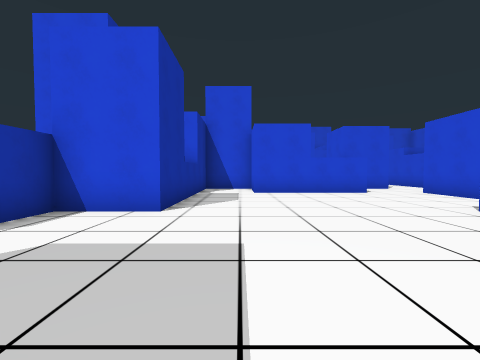
view 1 (above)

24 first-person views from a walk through a level from a Godot 3-D game. The camera is 1.5 m above the floor, tilts 2° down and sees 90° across. The floor is counted in squares, 2 m on a side. Each view is taken from the middle of a square. On the plan, view 1 faces up. The plan holds only what a view shows up to about 9 squares ahead; the rest is blank. The place goes on beyond the plan.

view 2
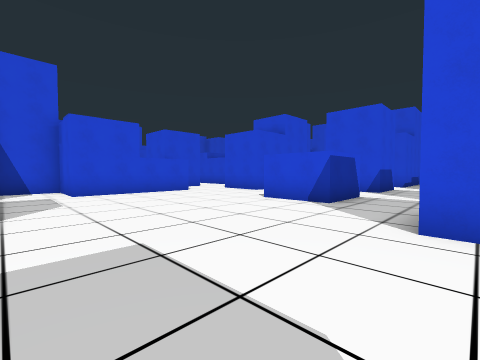

view 3
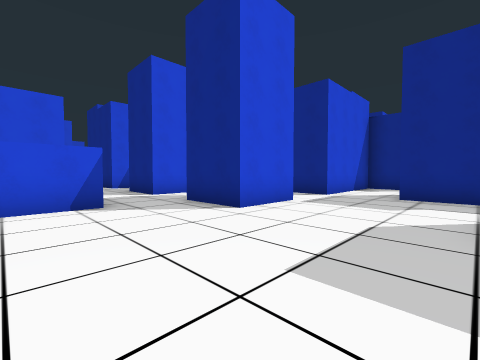

view 4
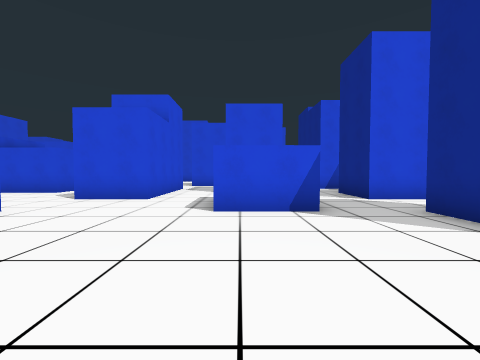

view 5
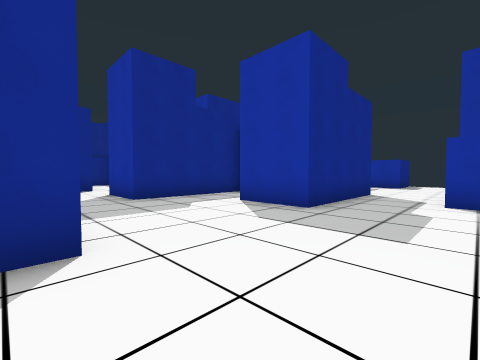

view 6
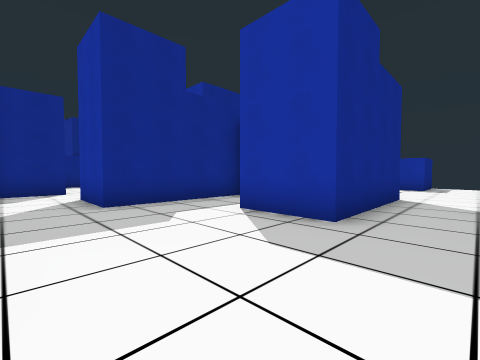

view 7
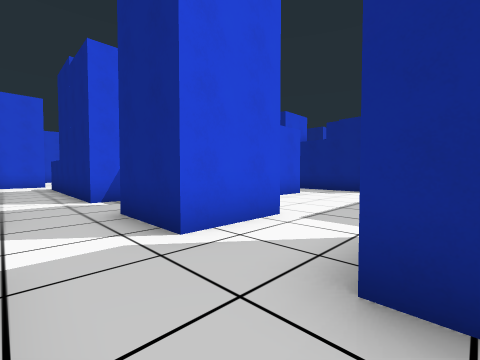

view 8
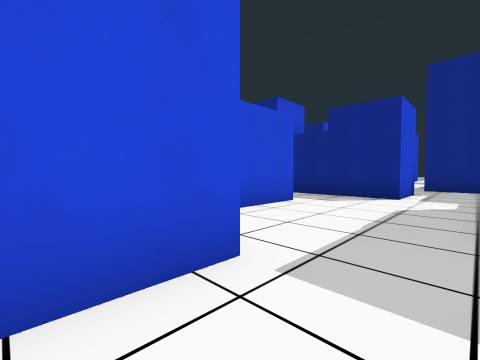

view 9
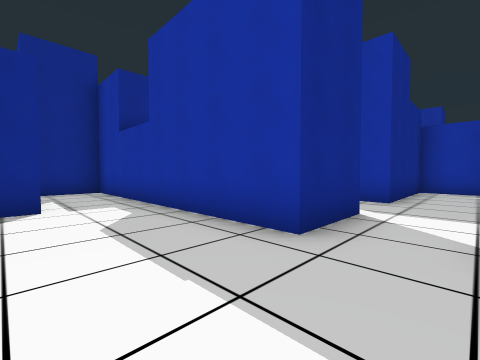

view 10
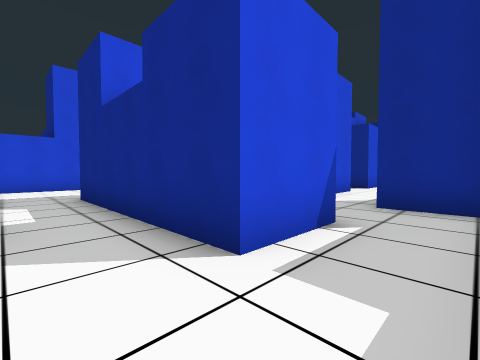

view 11
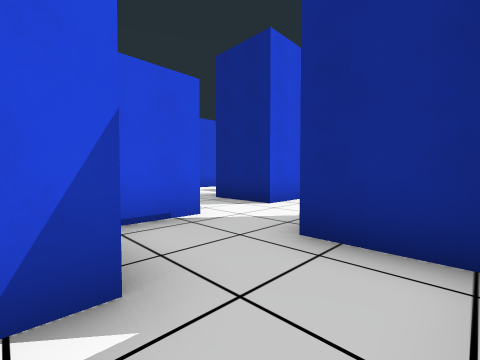

view 12
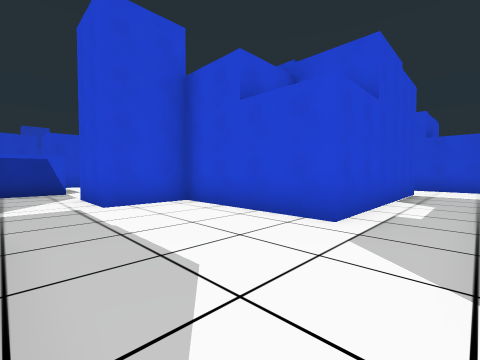

view 13
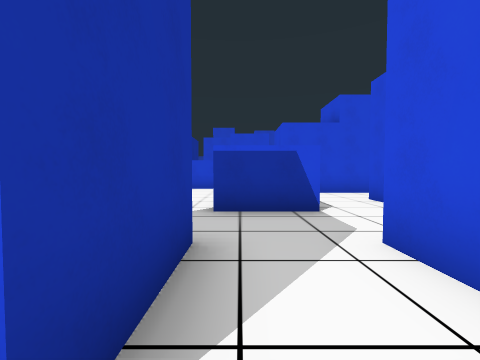

view 14
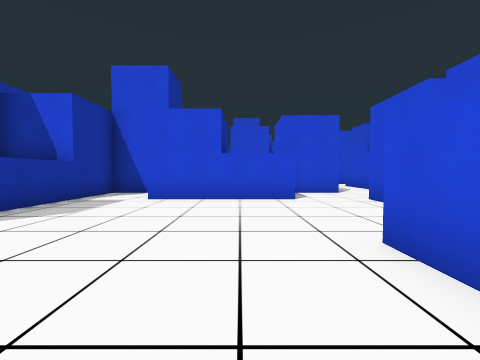

view 15
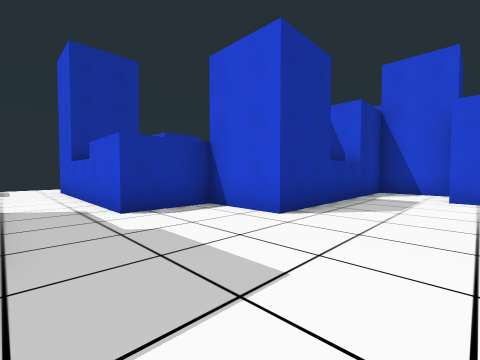

view 16
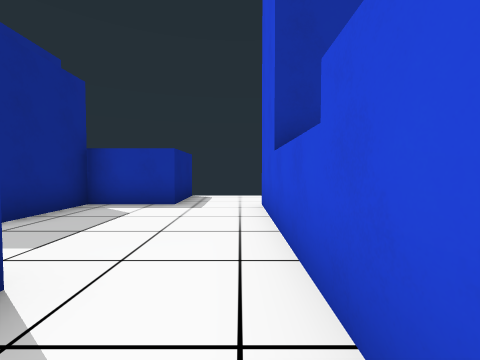

view 17
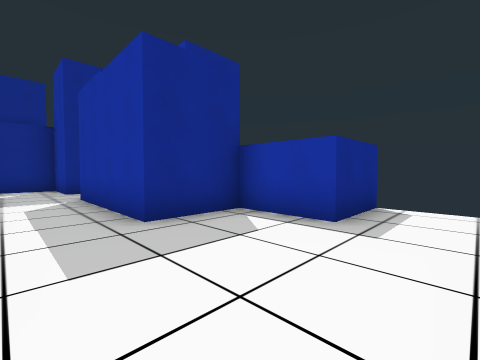

view 18
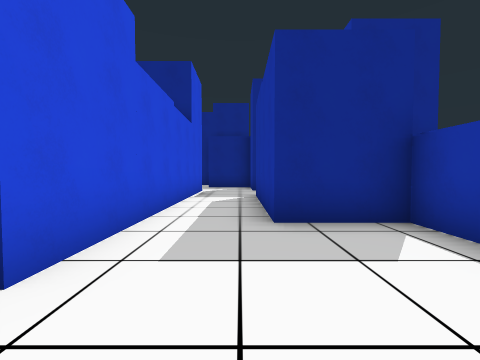

view 19
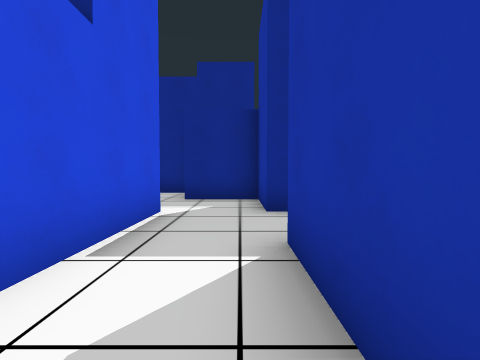

view 20
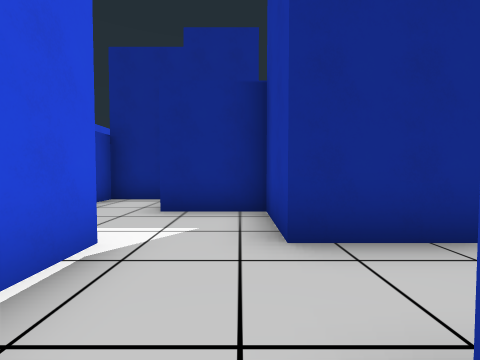

view 21
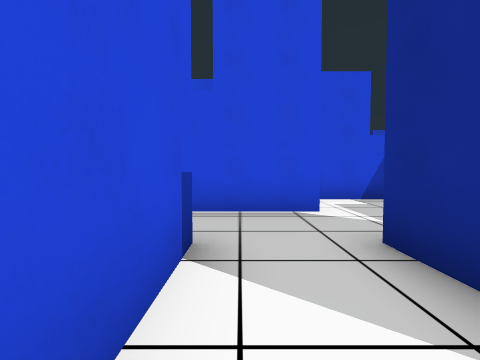

view 22
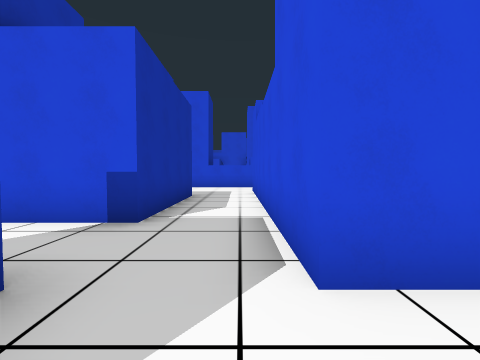

view 23
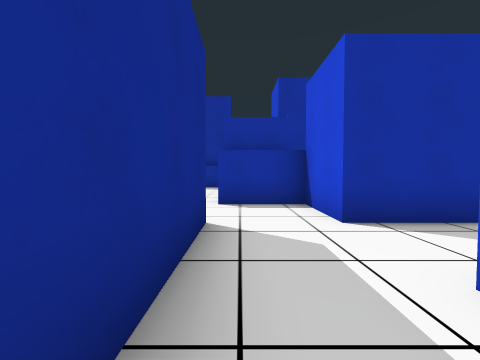

view 24
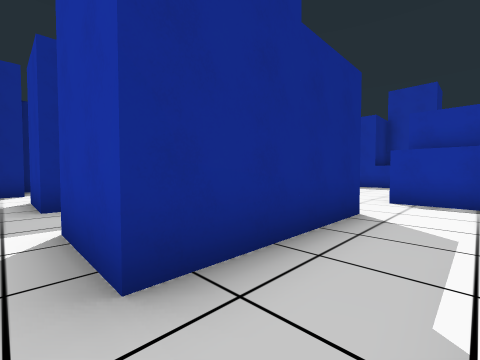

### Floor plan
Key: @ floor where view 1 was taken; # wall or solid block; . floor.
Columns run from 12 left of view 1 to 12 right of it. Each row starts with its distance up from view 1.
 13                      #
 12                   #..#
 11           ####  ###..#
 10           #..#  #.......
  9           #..####.......
  8           #........####.
  7           #........####.
  6           #.............
  5         ###.............
  4         #........# ..##.
  3  ..######........##..##.
  2  ........................
  1  ........................
  0 ###....####.@..##..##..##
 -1   #....## #....##..##
 -2   ###..##........... ##
 -3     #..##............#
 -4     #..######..##....#
 -5   ###..#    #..##....####
 -6   .....#    ... #........
 -7    ....##   ... #........
 -8    ##... #  .####..######
 -9     #....#      #..# #
-10     ###..#      #....#
-11        . #      #....#
-12        ##       ###....
-13                    .....
-14                    ..##.
-15                     .#

Where each view was taken, in squares from view 1:
view 1: 0 up, 0 right, facing up
view 2: 0 up, 1 left, facing up-right
view 3: 4 up, 1 left, facing down-right
view 4: 4 up, 0 right, facing right
view 5: 3 up, 3 right, facing down-left
view 6: 2 up, 2 right, facing down-left
view 7: 2 up, 4 right, facing down-right
view 8: 0 up, 5 right, facing down-right
view 9: 2 down, 7 right, facing down-left
view 10: 6 down, 5 right, facing down-right
view 11: 9 down, 5 right, facing down-right
view 12: 7 down, 5 right, facing up-right
view 13: 2 down, 5 right, facing up
view 14: 2 up, 3 right, facing up
view 15: 1 up, 1 right, facing up-left
view 16: 2 up, 4 left, facing left
view 17: 2 up, 6 left, facing down-left
view 18: 2 up, 7 left, facing down
view 19: 3 down, 7 left, facing down
view 20: 5 down, 7 left, facing down
view 21: 6 down, 10 left, facing right
view 22: 9 down, 6 left, facing up
view 23: 9 up, 10 right, facing left
view 24: 10 up, 11 right, facing down-left
